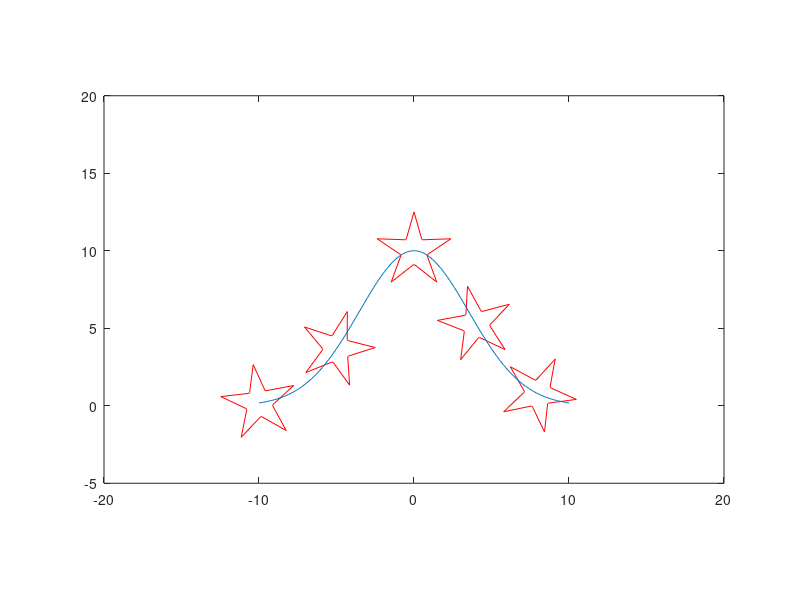

Source code (MATLAB):
clc
close all
clear

%% Transformers
% This is an arbitrary translation matrix        
T = @(tx, ty) [eye(3,2) [tx ty 1]'];

% This is an arbitrary scaling matrix
S = @(sx, sy) [sx, 0,  0; 
               0,  sy, 0;
               0,  0,  1]; 
% This is a rotation matrix (clockwise)
R = @(theta) [cos(theta)  sin(theta) 0;
                -sin(theta) cos(theta) 0;
                0           0          1];

            
%% a bplot 5 point star
%plot first point
pointa = [-16,1.5]';
pointb = [-15, 5]';
pointc = [-14,1.5]';
abc = [pointa pointb pointc];

%plot(abc(1,:),abc(2,:),'y - .', 'markersize',10)
%axis([-25,15,-10,15]);
%axis equal

abc3d=abc;
abc3d(3,:) =1;
star = [abc3d];

for i=1:4
    newpoint = T(-15,0)*R(i*72/180*pi)*T(15,0)*abc3d;
    star = [star, newpoint];
end
star = [star, [-16,1.5,1]']; %connect the gap
scaledstar =T(-15,0)*S(0.5,0.5)*T(15,0)*star;

%plot(star(1,:),star(2,:))
%old on
%plot(scaledstar(1,:),scaledstar(2,:))
%axis([-20, -10, -5, 5] ,'equal');

%% c
clc
curve=[];
x = [-10:0.1:10];
y = 10*exp(-(x/5).^2);
curve(1,:) =x;
curve(2,:) =y;

plot(curve(1,:),curve(2,:))
axis([-20, 20, -5, 15] ,'equal');
hold on

% Move the star in part b to the left end of the curve
star0 =  T(curve(1,1)-(-15),curve(2,1))*scaledstar;
%plot(star0(1,:),staro(2,:))
%axis([-20, 20, -5, 15] ,'equal');

% one piont coincide with nomal direction
dx = gradient(x);
dy = gradient(y);
tantheta = dy./dx;
theta = atan(tantheta);
star1 = T(x(1),y(1))*R(-theta(1))*T(-x(1),-y(1))*star0;
plot(star1(1,:),star1(2,:))
axis([-20, 20, -5, 15] ,'equal');
%% d
for i = 1:201
    starmove =T(x(i),y(i))*R(-theta(i))*T(-x(i),-y(i))*T(x(i)-x(1),y(i)-y(1))*star0;
    clf
    %plot(starmove(1,:),starmove(2,:))
    %hold on 
    %plot(curve(1,:),curve(2,:))
    %axis([-20, 20, -5, 20] )
    %daspect([1 1 1]);
    %drawnow
end
snapi =[1,51,101,141,181];
for i = 1:5
    starmove =T(x(snapi(i)),y(snapi(i)))*R(-theta(snapi(i)))*T(-x(snapi(i)),-y(snapi(i)))*T(x(snapi(i))-x(1),y(snapi(i))-y(1))*star0;
    plot(starmove(1,:),starmove(2,:),'r');
    axis([-20, 20, -5, 15],'equal' );
    hold on;
end
    plot(curve(1,:),curve(2,:));

    axis([-20, 20, -5, 20],'equal' );


